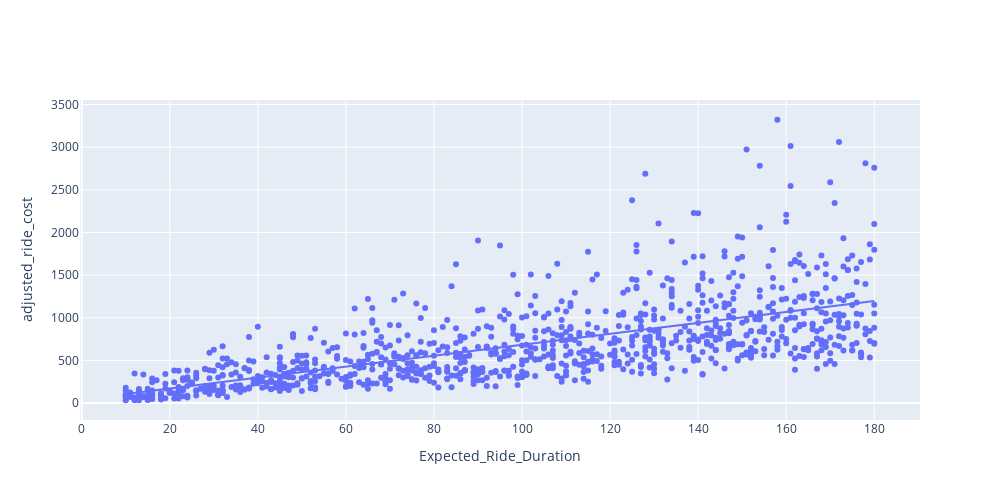

Notebook cell for this chart:
### Code cell
fig = px.scatter(data, 
                 x='Expected_Ride_Duration', 
                 y='adjusted_ride_cost',
                 title='Expected Ride Duration vs. Cost of Ride', 
                 trendline='ols')
fig.update_layout(title='', width=1000, height=500)
fig.show()

### Figure 1 — Plotly figure (JSON) as saved in the notebook; plotly's stock layout.template omitted (floating-point values rounded to 4 significant figures; data arrays with more than 128 entries replaced by an {"elided": "..."} marker saying what was removed)
{"data": [{"hovertemplate": "Expected_Ride_Duration=%{x}<br>adjusted_ride_cost=%{y}<extra></extra>", "legendgroup": "", "marker": {"color": "#636efa", "symbol": "circle"}, "mode": "markers", "name": "", "orientation": "v", "showlegend": false, "type": "scatter", "x": {"elided": "1000 int values"}, "xaxis": "x", "y": {"elided": "1000 float values"}, "yaxis": "y"}, {"hovertemplate": "<b>OLS trendline</b><br>adjusted_ride_cost = 6.41066 * Expected_Ride_Duration + 42.715<br>R<sup>2</sup>=0.426517<br><br>Expected_Ride_Duration=%{x}<br>adjusted_ride_cost=%{y} <b>(trend)</b><extra></extra>", "legendgroup": "", "marker": {"color": "#636efa", "symbol": "circle"}, "mode": "lines", "name": "", "showlegend": false, "type": "scatter", "x": {"elided": "1000 int values"}, "xaxis": "x", "y": {"elided": "1000 float values"}, "yaxis": "y"}], "layout": {"height": 500, "legend": {"tracegroupgap": 0}, "title": {"text": ""}, "width": 1000, "xaxis": {"anchor": "y", "autorange": true, "domain": [0, 1], "range": [-0.3908, 190.4], "title": {"text": "Expected_Ride_Duration"}, "type": "linear"}, "yaxis": {"anchor": "x", "autorange": true, "domain": [0, 1], "range": [-199.3, 3554.0], "title": {"text": "adjusted_ride_cost"}, "type": "linear"}}}
